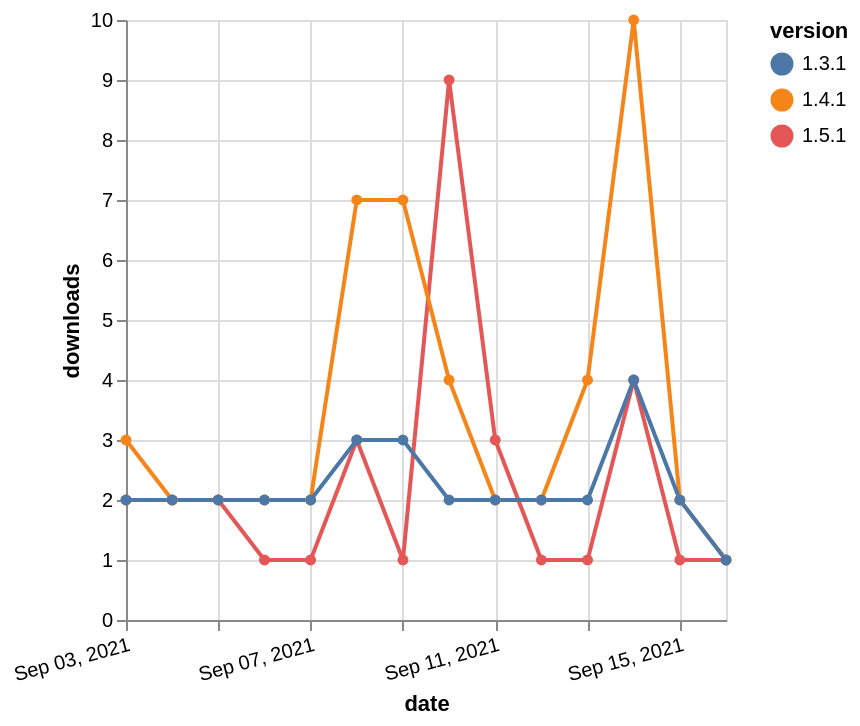

Here is the Vega-Lite specification saved for this chart:
### Vega-Lite specification from a JSON file in a GitHub repository (floating-point values rounded to 4 significant figures)
{"$schema": "https://vega.github.io/schema/vega-lite/v5.json", "description": "A simple bar chart with embedded data.", "data": {"values": [{"date": "2021-09-03", "total": 302, "delta": 2, "version": "1.5.1"}, {"date": "2021-09-04", "total": 304, "delta": 2, "version": "1.5.1"}, {"date": "2021-09-05", "total": 306, "delta": 2, "version": "1.5.1"}, {"date": "2021-09-06", "total": 307, "delta": 1, "version": "1.5.1"}, {"date": "2021-09-07", "total": 308, "delta": 1, "version": "1.5.1"}, {"date": "2021-09-08", "total": 311, "delta": 3, "version": "1.5.1"}, {"date": "2021-09-09", "total": 312, "delta": 1, "version": "1.5.1"}, {"date": "2021-09-10", "total": 321, "delta": 9, "version": "1.5.1"}, {"date": "2021-09-11", "total": 324, "delta": 3, "version": "1.5.1"}, {"date": "2021-09-12", "total": 325, "delta": 1, "version": "1.5.1"}, {"date": "2021-09-13", "total": 326, "delta": 1, "version": "1.5.1"}, {"date": "2021-09-14", "total": 330, "delta": 4, "version": "1.5.1"}, {"date": "2021-09-15", "total": 331, "delta": 1, "version": "1.5.1"}, {"date": "2021-09-16", "total": 332, "delta": 1, "version": "1.5.1"}, {"date": "2021-09-03", "total": 3097, "delta": 3, "version": "1.4.1"}, {"date": "2021-09-04", "total": 3099, "delta": 2, "version": "1.4.1"}, {"date": "2021-09-05", "total": 3101, "delta": 2, "version": "1.4.1"}, {"date": "2021-09-06", "total": 3103, "delta": 2, "version": "1.4.1"}, {"date": "2021-09-07", "total": 3105, "delta": 2, "version": "1.4.1"}, {"date": "2021-09-08", "total": 3112, "delta": 7, "version": "1.4.1"}, {"date": "2021-09-09", "total": 3119, "delta": 7, "version": "1.4.1"}, {"date": "2021-09-10", "total": 3123, "delta": 4, "version": "1.4.1"}, {"date": "2021-09-11", "total": 3125, "delta": 2, "version": "1.4.1"}, {"date": "2021-09-12", "total": 3127, "delta": 2, "version": "1.4.1"}, {"date": "2021-09-13", "total": 3131, "delta": 4, "version": "1.4.1"}, {"date": "2021-09-14", "total": 3141, "delta": 10, "version": "1.4.1"}, {"date": "2021-09-15", "total": 3143, "delta": 2, "version": "1.4.1"}, {"date": "2021-09-16", "total": 3144, "delta": 1, "version": "1.4.1"}, {"date": "2021-09-03", "total": 2538, "delta": 2, "version": "1.3.1"}, {"date": "2021-09-04", "total": 2540, "delta": 2, "version": "1.3.1"}, {"date": "2021-09-05", "total": 2542, "delta": 2, "version": "1.3.1"}, {"date": "2021-09-06", "total": 2544, "delta": 2, "version": "1.3.1"}, {"date": "2021-09-07", "total": 2546, "delta": 2, "version": "1.3.1"}, {"date": "2021-09-08", "total": 2549, "delta": 3, "version": "1.3.1"}, {"date": "2021-09-09", "total": 2552, "delta": 3, "version": "1.3.1"}, {"date": "2021-09-10", "total": 2554, "delta": 2, "version": "1.3.1"}, {"date": "2021-09-11", "total": 2556, "delta": 2, "version": "1.3.1"}, {"date": "2021-09-12", "total": 2558, "delta": 2, "version": "1.3.1"}, {"date": "2021-09-13", "total": 2560, "delta": 2, "version": "1.3.1"}, {"date": "2021-09-14", "total": 2564, "delta": 4, "version": "1.3.1"}, {"date": "2021-09-15", "total": 2566, "delta": 2, "version": "1.3.1"}, {"date": "2021-09-16", "total": 2567, "delta": 1, "version": "1.3.1"}]}, "width": "container", "mark": {"type": "line", "point": {"filled": true}}, "encoding": {"x": {"field": "date", "type": "temporal", "timeUnit": "yearmonthdate", "title": "date", "axis": {"labelAngle": -15}}, "y": {"field": "delta", "type": "quantitative", "title": "downloads"}, "color": {"field": "version", "type": "nominal"}, "tooltip": {"field": "delta"}}}
